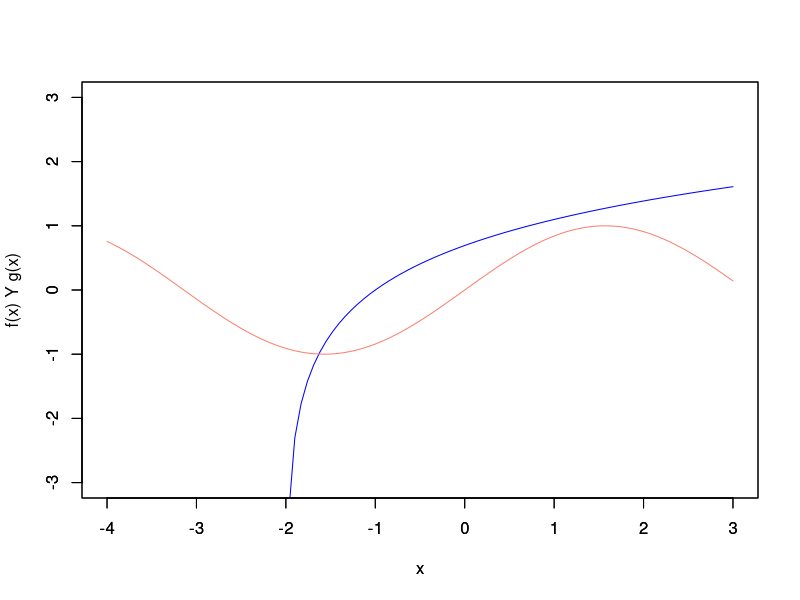
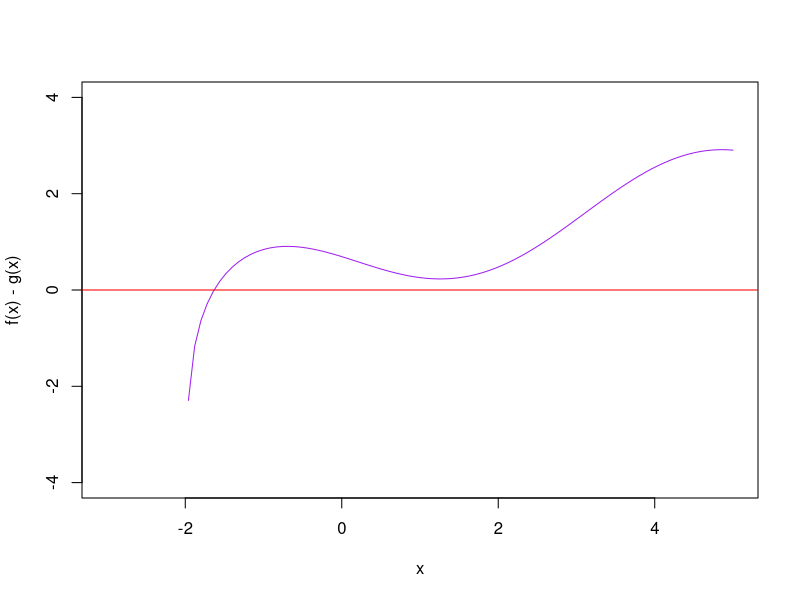

Here is the R script that generated these plots, in order: (Note: this script raises an error after producing the figures.)
f = function(x){log(x+2)}

g = function(x){sin(x)}

tole = 0.00000001

q = function(x){log(x+2)-sin(x)}

teo = uniroot(q, c(-1.8,-1), tol = 1e-9) 

plot(f, xlim = c(-4,3), ylim=c(-3,3), ylab = "f(x) Y g(x)", col = "blue")
par(new = TRUE)
plot(g, xlim = c(-4,3), ylim=c(-3,3), ylab = "", col = "salmon")
plot(q, xlim = c(-3,5), ylim=c(-4,4), ylab = "f(x) - g(x)", col = "purple")
par(new = TRUE)
abline(0,0, col = "red")

a = -1.8
b = -1
arreglo = c(0)

arreglo[1] = a
arreglo[2] = b
i=3

e1 = c() 
eM1 = c()

while(abs(teo$root-arreglo[i-2]) > tole){
  e1[i-2] = abs(teo$root-arreglo[i-2])
  arreglo[i] = arreglo[i-1] - ((q(arreglo[i-1]) * (arreglo[i-1] - arreglo[i-2])) / (q(arreglo[i-1]) - q(arreglo[i-2])))
  i = i + 1
}

i = 1
while(i < length(e1) + 1){
  eM1[i] = e1[i+1]
  i = i + 1
}

numIteraciones = length(arreglo)

metodo2 = c(0)
e2 = c(0)
e2M1 = c(0)
metodo2[1] = a
metodo2[2] = b
i = 3

while(abs(teo$root-metodo2[i-2]) > tole){
  e2[i-2] = abs(teo$root-arreglo[i-2])
  metodo2[i] = metodo2[i-1] - ((q(metodo2[i-1])) * (metodo2[i-1] - metodo2[i-2]) / (q(metodo2[i-1]) - q(metodo2[i-2])))
  i = i + 1
}

i = 1
while(i < length(e2) + 1){
  e2M1[i] = error2[i+1]
  i = i + 1
}

plot(e2,e2M1, type ="l")
